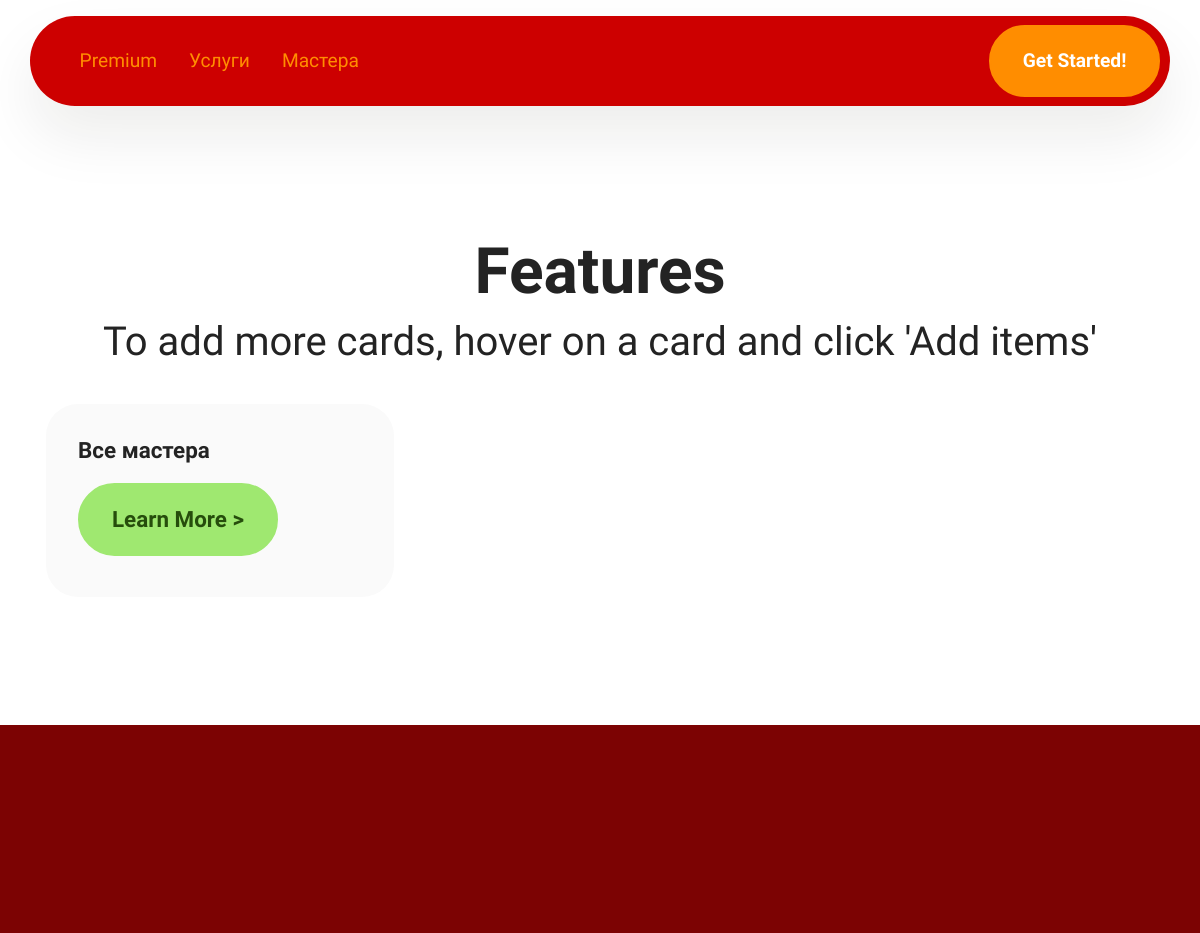
Page /category/ on the earlier database version.
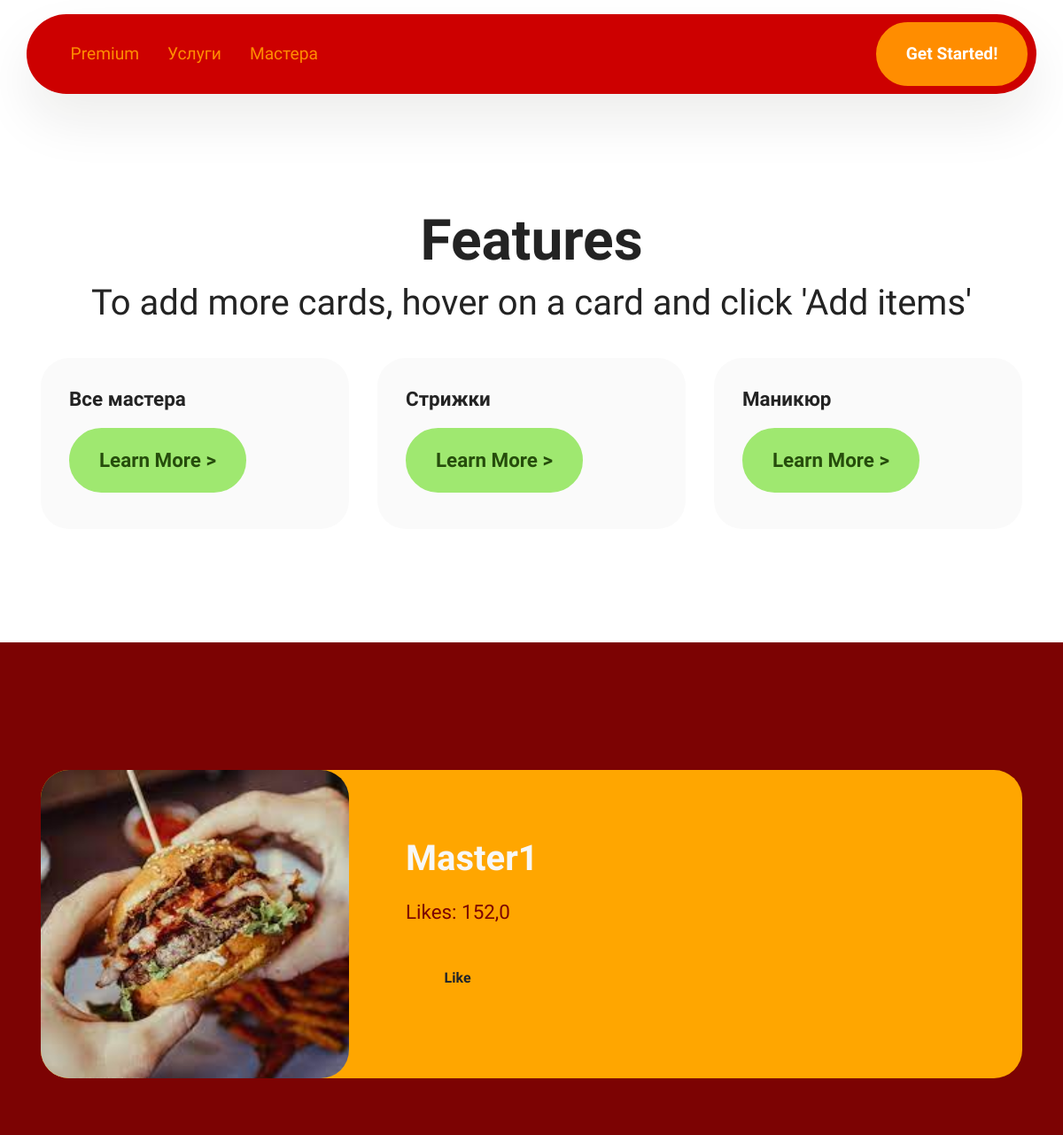
Same page on the later database version.
### barberapp/models.py (models this page shows, shortened)
class Category(models.Model):
    category_name = models.CharField(max_length=50)

class Master(models.Model):
    master_name = models.CharField(max_length=50)
    category = models.ForeignKey(Category, on_delete=models.CASCADE)
    description = models.TextField()
    photo = models.ImageField(upload_to='masters/masters_photos')
    rating = models.FloatField()

### barberapp/views.py (the view)
# urls.py: path('category/', ServicesView.as_view(), name='categoryes'),
class ServicesView(View):
    def get(self, request):
        category = Category.objects.all()
        masters = Master.objects.all()
        content = {
            'title': 'Services',
            'categorys': category,
            'masters': masters,
        }
        return render(request, 'barberapp/categories.html', context=content)

### barberapp/templates/barberapp/categories.html (shortened to what this page needs)
{% extends 'barberapp/base.html' %}
{% load static %}
{% block content %}
<br>
<br>
<br>
<br>
<br>
<br>
<section data-bs-version="5.1" class="features3 cid-tVTBh11JgO" id="features3-7">
    <div class="container">
        <div class="mbr-section-head">
            <h4 class="mbr-section-title mbr-fonts-style align-center mb-0 display-2">
                <strong>Features</strong></h4>
            <h5 class="mbr-section-subtitle mbr-fonts-style align-center mb-0 mt-2 display-5">To add more cards, hover on a card and
                click 'Add items'</h5>
        </div>
        <div class="row mt-4">
        <div class="item features-image col-12 col-md-6 col-lg-4 mb-4">
            <div class="item-wrapper">
                <div class="item-content">
                    <h5 class="item-title mbr-fonts-style display-7"><strong>Все мастера</strong></h5>
                </div>
                <div class="mbr-section-btn item-footer mt-2">
                    <a href="{% url 'barberapp:categoryes' %}" class="btn btn-primary item-btn display-7" target="_blank">Learn More &gt;</a>
                </div>
            </div>
        </div>
        {% for category in categorys %}
            <div class="item features-image col-12 col-md-6 col-lg-4 mb-4">
                <div class="item-wrapper">
                    <div class="item-content">
                        <h5 class="item-title mbr-fonts-style display-7"><strong>{{ category.category_name }}</strong></h5>
                    </div>
                    <div class="mbr-section-btn item-footer mt-2">
                        <a href="{% url 'barberapp:category' category.id %}" class="btn btn-primary item-btn display-7" target="_blank">Learn More &gt;</a>
                    </div>
                </div>
            </div>
        {% endfor %}
    </div>
</section>
<section data-bs-version="5.1" class="team2 cid-tVTcT2jm4H" xmlns="http://www.w3.org/1999/html" id="team2-0">
{% for master in masters %}
    <a href="{% url 'barberapp:services' master.id %}">
        <div class="container">
            <div class="item features-image">
                <div class="item-wrapper">
                    <div class="row align-items-center">
                        <div class="col-12 col-md-4">
                            <div class="image-wrapper">
                                <img src="{{ master.photo.url }}" alt="Mobirise Website Builder">
                            </div>
                        </div>
                        <div class="col-12 col-md">
                            <div class="card-box">
                                <h5 class="card-title mbr-fonts-style m-0 mb-3 display-5">
                                    <strong>{{ master.master_name }}</strong>
                                </h5>
                                <p class="mbr-text mbr-fonts-style display-7">
                                    Likes: <span id="like-count-{{ master.id }}">{{ master.rating }}</span>
                                </p>
                                <div>
                                    <button type="button" class="btn like-button" data-master-id="{{ master.id }}">Like</button>
                                </div>
                            </div>
                        </div>
                    </div>
                </div>
            </div>
        </div>
    </a>
{% endfor %}
</section>
{% endblock %}

### barberapp/templates/barberapp/base.html (shortened to what this page needs)
{% load static %}
<!DOCTYPE html>
<html  >
<head>
  <link rel="stylesheet" href="{% static 'assets/web/assets/mobirise-icons2/mobirise2.css' %}">
  <link rel="stylesheet" href="{% static 'assets/bootstrap/css/bootstrap.min.css' %}">
  <link rel="stylesheet" href="{% static 'assets/bootstrap/css/bootstrap-grid.min.css' %}">
  <link rel="stylesheet" href="{% static 'assets/bootstrap/css/bootstrap-reboot.min.css' %}">
  <link rel="stylesheet" href="{% static 'assets/dropdown/css/style.css' %}">
  <link rel="stylesheet" href="{% static 'assets/socicon/css/styles.css' %}">
  <link rel="stylesheet" href="{% static 'assets/theme/css/style.css' %}">
  <link rel="preload" as="style" href="{% static 'assets/mobirise/css/mbr-additional.css' %}"><link rel="stylesheet" href="{% static 'assets/mobirise/css/mbr-additional.css' %}" type="text/css">
</head>
<body>
  <section data-bs-version="5.1" class="menu menu4 cid-tVTpHKrb8m" once="menu" id="menu04-1">
	<nav class="navbar navbar-dropdown navbar-expand-lg">
		<div class="container">
			<div class="collapse navbar-collapse" id="navbarSupportedContent">
				<ul class="navbar-nav nav-dropdown navbar-nav-top-padding" data-app-modern-menu="true"><li class="nav-item">
						<a class="nav-link link text-secondary display-4" href="https://mobiri.se">Premium</a>
					</li>
					<li class="nav-item">
						<a class="nav-link link show text-secondary display-4" href="{% url 'barberapp:categoryes' %}" aria-expanded="false">Услуги</a>
					</li>
					<li class="nav-item">
						<a class="nav-link link text-secondary display-4" href="https://mobiri.se">Мастера</a>
					</li></ul>
				<div class="navbar-buttons mbr-section-btn"><a class="btn btn-secondary display-4" href="https://mobiri.se">Get Started!</a></div>
			</div>
		</div>
	</nav>
</section>
{% block content %}
{% endblock %}
</body>
</html>

### static/assets/dropdown/css/style.css (style rules this page uses)
.navbar-dropdown { left: 0; padding: 0; position: absolute; right: 0; top: 0; transition: all 0.45s ease; z-index: 1030; background: #282828; }
.nav-dropdown { font-size: 0.75rem; font-weight: 500; height: auto !important; }
.nav-dropdown .link { margin: .667em 1.667em; font-weight: 500; padding: 0; transition: color .2s ease-in-out; }
.nav-dropdown .link::after, .nav-dropdown .dropdown-item::after { color: inherit; }

### static/assets/theme/css/style.css (style rules this page uses)
section { background-color: #ffffff; }
body { font-style: normal; line-height: 1.5; font-weight: 400; color: #232323; position: relative; }
button { background-color: transparent; border-color: transparent; }
section, .container, .container-fluid { position: relative; word-wrap: break-word; }
a { font-style: normal; font-weight: 400; cursor: pointer; }
a, a:hover { text-decoration: none; }
.mbr-section-title { font-style: normal; line-height: 1.3; }
.mbr-section-subtitle { line-height: 1.3; }
.mbr-text { font-style: normal; line-height: 1.7; }
h1, h2, h3, h4, h5, h6, .display-1, .display-2, .display-4, .display-5, .display-7, span, p, a { line-height: 1; word-break: break-word; word-wrap: break-word; font-weight: 400; }
b, strong { font-weight: bold; }
section { background-position: 50% 50%; background-repeat: no-repeat; background-size: cover; }
.align-center { text-align: center; }
img, iframe { display: block; width: 100%; }
.card-box { width: 100%; }
.mbr-section-btn { margin-left: -0.6rem; margin-right: -0.6rem; font-size: 0; }
.btn { font-weight: 600; border-width: 1px; font-style: normal; margin: 0.6rem 0.6rem; white-space: normal; transition: all 0.2s ease-in-out; display: inline-flex; align-items: center; justify-content: center; word-break: break-word; }
nav .mbr-section-btn { margin-left: 0rem; margin-right: 0rem; }
@media (min-width: 992px) { .menu .navbar-nav.nav-dropdown { display: -webkit-flex; } }
.navbar { display: -webkit-flex; -webkit-flex-wrap: wrap; -webkit-align-items: center; -webkit-justify-content: space-between; }
.navbar-collapse { -webkit-flex-basis: 100%; -webkit-flex-grow: 1; -webkit-align-items: center; }
.nav-dropdown .link { padding: 0.667em 1.667em !important; margin: 0 !important; }
.row { display: -webkit-flex; -webkit-flex-wrap: wrap; }
html, body { height: auto; min-height: 100vh; }
.row > * { padding-right: 1rem; padding-left: 1rem; }
ul, ol, pre, blockquote { margin-bottom: 2.3125rem; }
.mt-4 { margin-top: 2rem !important; }
.mb-4 { margin-bottom: 2rem !important; }
.container, .container-fluid { padding-left: 16px; padding-right: 16px; }
.row { margin-left: -16px; margin-right: -16px; }
.row > [class*=col] { padding-left: 16px; padding-right: 16px; }
.item { position: relative; }

Differences in the rows shown:
added Category: category_name "Стрижки"
added Category: category_name "Маникюр"
added Master: photo (picture), master_name "Master1", rating "152,0"
